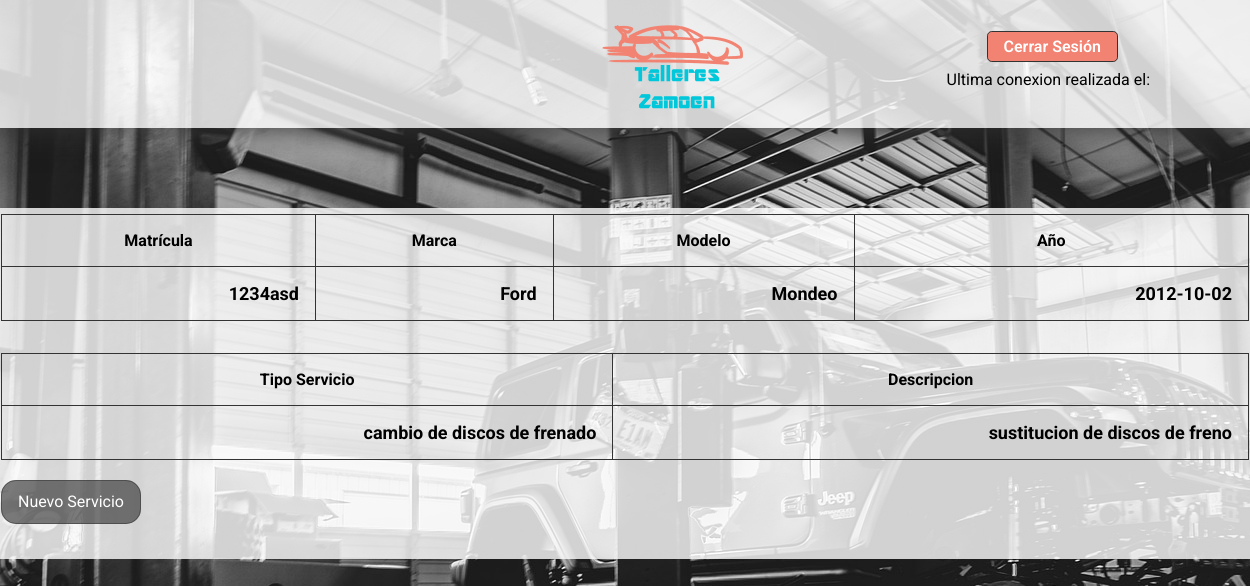
The app's page /Sevicios/Servicios.php?dni=12345678a&matricula=1234asd with its own data.
### tables this page shows
CREATE TABLE `lista_vehiculos` (
  `id_matricula` int(11) NOT NULL,
  `matricula` varchar(10) NOT NULL,
  `marca` varchar(20) NOT NULL,
  `modelo` varchar(20) NOT NULL,
  `año` date NOT NULL,
  `id_usuario` int(11) DEFAULT NULL
);

CREATE TABLE `lista_servicios` (
  `id_servicio` int(11) NOT NULL,
  `tipo_servicio` varchar(30) NOT NULL,
  `descripcion` varchar(250) DEFAULT NULL,
  `id_matricula` int(11) DEFAULT NULL
);

### Sevicios/Servicios.php (the view, shortened to what this page needs)
<!DOCTYPE html>
<html lang="es">
<head>
    <link rel="stylesheet" href="../styles/styleHeader.css">
    <link rel="stylesheet" href="../styles/styleVehiculo.css">
    <link rel="stylesheet" href="../styles/styleServicios.css">
</head>
<body>
    <?php
        $conn = Conexion();
        ?>
    <div class="outer-container">
        <header id="cabecera">
        <div class="logo">
            <a href="../Vehiculos/vehiculo.php?dni=<?php echo $_GET['dni']; ?>">
                <img id="logo-taller" src="../img/Logo-Coche.png" alt="Logo Talleres Zamoen">
            </a>
        </div>
        <div class="container-info-header">
            <div class="info-usu">
                    <a id="btn-logOut" href="../Login/logOut.php">Cerrar Sesión</a>
            </div>
            <div class="cookies">
                <p><?php echo 'Ultima conexion realizada el: '.$_COOKIE[$_SESSION['dni'].'Cookie']; ?></p>
            </div>
            </div>
        </header>
        <?php
        $matricula = $_GET['matricula'];
        $sql =  "SELECT matricula, marca, modelo, año
        FROM lista_vehiculos
        WHERE matricula = '$matricula'";
        $sql2 =  "SELECT tipo_servicio, descripcion
        FROM lista_servicios
        WHERE id_matricula = (select id_matricula FROM lista_vehiculos
        WHERE matricula = '$matricula')";
        $results = mysqli_query($conn, $sql);
        $results2 = mysqli_query($conn, $sql2);
        if ($results === false) {
            echo mysqli_error($conn);
        }
        else {
            if(!empty($matricula)){
                ?>
                <div class="container-view">
                    <table name="datosUsuario" id="datosUsuarios">
                        <th>Matrícula</th>
                        <th>Marca</th>
                        <th>Modelo</th>
                        <th>Año</th>
                <?php
                foreach ($results as $valor) {
                        ?>
                        <tr>
                            <?php
                            foreach ($valor as $k) {
                                ?>
                            <td><?php echo $k; ?></td>
                                <?php
                            }
                            ?>
                        </tr>
                        <?php
                }
            }
        }
                    ?>
                    </table>
                        <table name="datosServicios" id="datosServicios">
                            <th>Tipo Servicio</th>
                            <th>Descripcion</th>
                            <?php
                            foreach ($results2 as $valor) {
                                ?>
                                <tr>
                                    <?php
                                    foreach ($valor as $j) {
                                        ?>
                                    <td><?php echo $j; ?></td>
                                        <?php
                                    }
                                    ?>
                                </tr>
                                <?php
                            }
                ?>
                    </table>
                        <div class="newvh">
                            <a href="../Sevicios/newServicio.php?dni=<?php echo $_GET['dni']?>&matricula=<?php echo $_GET['matricula']?>"  class="btn newvh">Nuevo Servicio</a>
                        </div>
                </div>
</body>
</html>

### styles/styleHeader.css (style rules this page uses)
* { margin: 0; padding: 0; box-sizing: border-box; font-family: 'Roboto', sans-serif; }
body { background-image: url('../img/fondo-taller.jpg'); background-repeat: no-repeat; background-size: auto; }
.outer-container { width: 100vw; height: 100vh; }
#cabecera { position: fixed; top: 0; left: 0; width: 100%; height: 8rem; background-color: rgb(255, 255, 255, .8); display: flex; justify-content: space-evenly; align-items: center; box-shadow: 5px 0 30px #333; }
#logo-taller { width: 10rem; }
.vacio, .info-usu { flex-basis: 33%; }
.container-info-header { display: flex; justify-content: flex-end; align-items: center; flex-direction: column; }
.info-usu { display: flex; justify-content: flex-end; align-items: center; }
#btn-logOut, #btn-Panel { margin-left: .5rem; padding: .3rem 1rem; color: #fff; border-radius: .3rem; border: 1px solid #333; font-weight: 600; cursor: pointer; text-decoration: none; }
#btn-logOut { background-color: #F28271; }
.cookies { display: flex; flex-direction: column; font-size: 1rem; padding: .5rem; width: 100%; }
.logo { width: 20%; }

### styles/styleVehiculo.css (style rules this page uses)
* { margin: 0; padding: 0; box-sizing: border-box; font-family: 'Roboto', sans-serif; }
a { text-decoration: none; color: #333; }
.outer-container { display: flex; justify-content: flex-start; align-items: center; flex-direction: column; width: 100vw; height: 100vh; margin-top: 5rem; }
.container-view { width: 80rem; height: auto; background-color: rgb(255, 255, 255, .8); padding: .4rem 1rem; }
#datosUsuarios { width: 100%; height: auto; border-collapse: collapse; }
#datosUsuarios th, #infoUsuarios th { padding: 1rem; font-size: 1rem; font-weight: bold; border: 1px solid #333; text-align: center; }
#datosUsuarios tr, #infoUsuarios tr { cursor: pointer; text-align: right; }
#datosUsuarios td, #infoUsuarios td { padding: 1rem; font-size: 1.125rem; border: 1px solid #333; font-weight: bolder; }
.btn { padding: .7rem 1rem; color: #333; font-size: 1rem; border-radius: 15px; border:none; cursor: pointer; margin-top: -2rem; margin-right: .8rem; background-color: rgba(51, 51, 51, 0.637); border: 1px solid rgba(51, 51, 51, 0.521); }
.newvh { color: white; height: 60px; margin-top: 2rem; }

### styles/styleServicios.css (style rules this page uses)
.container-view { margin-top: 8rem; }
#datosServicios { margin-top: 2rem; width: 78rem; background-color: transparent; border-collapse: collapse; }
#datosUsuarios { width: 100%; height: auto; border-collapse: collapse; }
#datosUsuarios th, #datosServicios th { padding: 1rem; font-size: 1rem; font-weight: bold; border: 1px solid #333; text-align: center; }
#datosUsuarios tr, #datosServicios tr { cursor: pointer; text-align: right; }
#datosUsuarios td, #datosServicios td { padding: 1rem; font-size: 1.125rem; border: 1px solid #333; font-weight: bolder; }

### records on screen
lista_vehiculos: matricula "1234asd", marca "Ford", modelo "Mondeo", año "2012-10-02"
lista_servicios: tipo_servicio "cambio de discos de frenado", descripcion "sustitucion de discos de freno"
